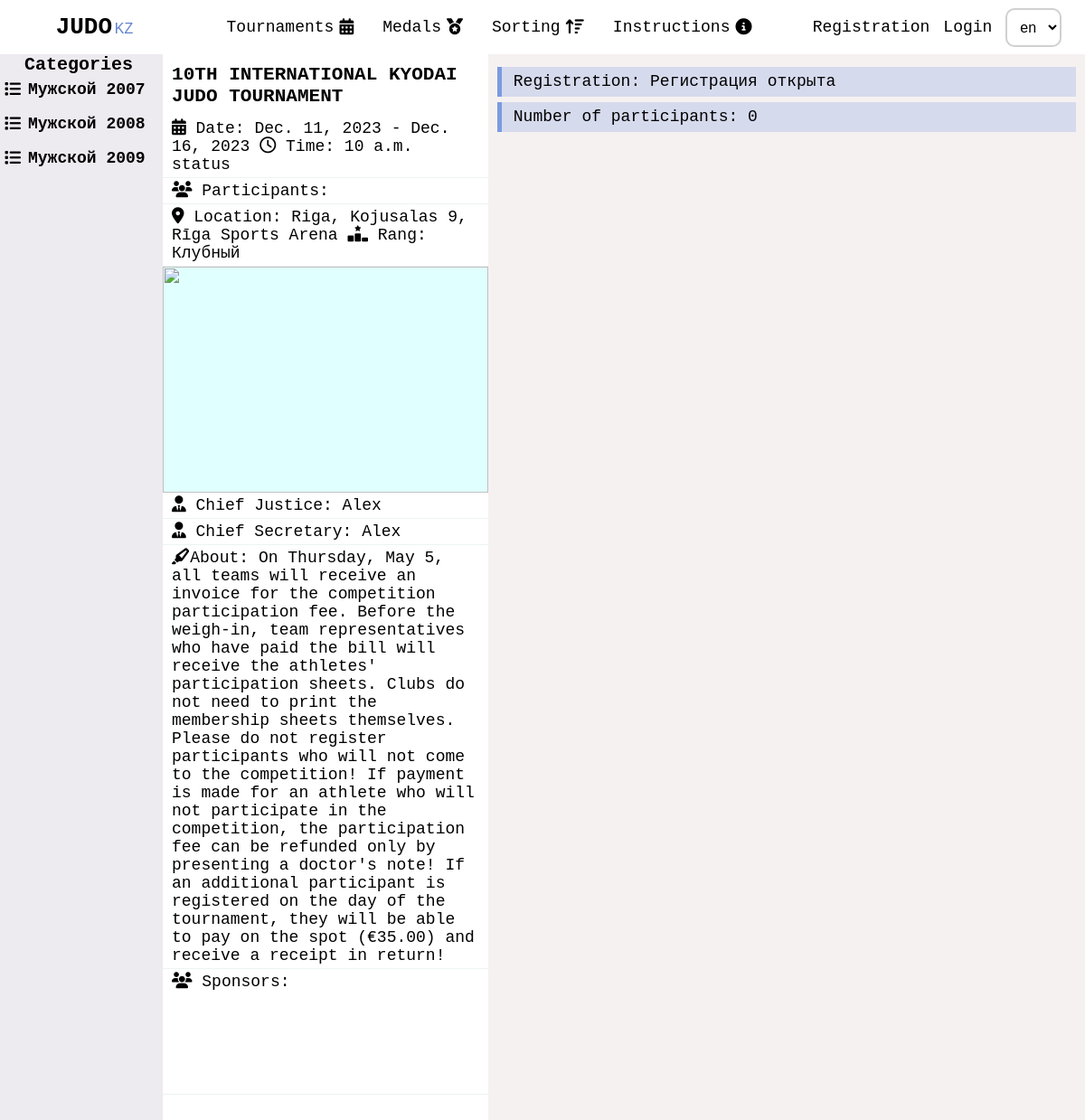
Screenshot of /en/tournaments/10th-international-kyodai-judo-tournament/ with the database file from the repository.
### base/models.py (models this page shows, shortened)
class WeightCategory(models.Model):
   GENDER = (
      ('Мужской', 'Мужской'),
      ('Женский', 'Женский')
   )
   tournament = models.ForeignKey(Tournament, on_delete=models.CASCADE, blank=True)
   weight = models.ManyToManyField(Weight, default=[])
   year = models.CharField(max_length=20)
   gender = models.CharField(max_length=20, choices=GENDER)

class Tournament(models.Model):
   RANGS = (
      ('Клубный', 'Клубный'),
      ('Городской', 'Городской'),
      ('Областной', 'Областной'),
      ('Региональный', 'Региональный'),
      ('Республиканский', 'Республиканский'),
      ('Чемпионат РК', 'Чемпионат РК'),
      ('Международный турнир', 'Международный турнир'),
   )
   CREDIT_TYPE = (
      ('личный', 'личный'),
      ('командный', 'командный')
   )
   STATUS = (
      ('Регистрация открыта', 'Регистрация открыта'),
      ('Регистрация завершенa', 'Регистрация завершенa'),
   )
   user = models.ForeignKey(User, on_delete=models.CASCADE, default=None)
   title = models.CharField(max_length=100, verbose_name='Title')
   slug = models.SlugField(max_length=100, unique=True, default='')
   logo = models.ImageField(upload_to='tournament_logo', blank=True)
   logos = models.ManyToManyField(Logos, default=[], blank=True, related_name='logos')
   about = models.TextField(max_length=1000, blank=True)
   rang = models.CharField(max_length=40,choices=RANGS, blank=True)
   place = models.CharField(max_length=100, blank=True)
   startData = models.DateField(max_length=100, blank=True)
   finishData = models.DateField(max_length=100, blank=True)
   startTime = models.TimeField(max_length=10, blank=True)
   credit = models.CharField(max_length=100, blank=True, choices=CREDIT_TYPE)
   tatamis_count = models.CharField(default=0, blank=True, max_length=2)
   participants = models.ManyToManyField(Participant, default=[], blank=True)
   sponsors = models.ManyToManyField(Sponsors, blank=True, default=[], related_name='sponsors')
   chiefJustice = models.CharField(max_length=200, blank=True)
   chiefSecretary = models.CharField(max_length=200, blank=True)
   status = models.CharField(max_length=40, choices=STATUS, default='Регистрация_открыта')
   public = models.BooleanField(default=True)
   created = models.DateTimeField(auto_now_add=True)
   updated = models.DateTimeField(auto_now=True)
   class Meta:
      ordering = ['-updated', '-created']

### base/views/tournaments.py (the view)
# urls.py: path('tournaments/<str:slug>/', tournaments.tournamet_show, name='tournamet_show' ),
def tournamet_show(request, slug):
   tournament = get_object_or_404(Tournament, slug=slug)
   person_count = 0
   context = {
      'tournament': tournament,
   }
   return render(request, 'base/tournaments/show_tournament.html', context)

### back/base/templates/base/tournaments/show_tournament.html (shortened to what this page needs)
{% include 'main.html' %}
{% load static i18n %}
{% block title %}
<link rel="stylesheet" href="{% static 'css/tournaments/tournament_show.css' %}">
{% endblock title %}
{% block content %}
<div class="tournament">
   <div class="tournament__menu">
      <a class="tournament__weight__category__link" href="{% url 'base:tournamet_show' tournament.slug %}">
         {% trans 'Categories' %}
      </a>
      {% for weight_category in tournament.weightcategory_set.all  %}
         <a class="tournament__weight__category">
            <i class="fa-solid fa-list"></i>
            <h4>{{weight_category.gender}} {{weight_category.year}}</h4>
         </a>
      {% endfor %}
   </div>
   <div class="tournament__left">
      <h3>{{ tournament.title }}</h3>
      <p>
         <i class="fa-solid fa-calendar-days"></i>
         {% trans 'Date' %}: {{tournament.startData}} - {{tournament.finishData}}
         <i class="fa-regular fa-clock"></i>
         {% trans 'Time' %}: {{tournament.startTime}}
         {% trans 'status' %}
      </p>
      <p>
         <i class="fa-solid fa-users"></i> {% trans 'Participants' %}: {{person_count }}
      </p>
      <p>
         <i class="fa-solid fa-location-dot"></i> {% trans 'Location' %}: {{tournament.place}}
         <i class="fa-solid fa-ranking-star"></i> {% trans 'Rang' %}: {{tournament.rang}}
      </p>
      <div class="slider">
         <button id="slider__left" >
         </button>
         <img src="" alt="" id="slider__gallery">
         <button id="slider__right">
         </button>
      </div>
      <p>
         <i class="fa-solid fa-user-tie"></i> {% trans 'Chief Justice' %}: {{ tournament.chiefJustice}}
      </p>
      <p>
         <i class="fa-solid fa-user-tie"></i> {% trans 'Chief Secretary' %}: {{ tournament.chiefSecretary }}
      </p>
      <p>
         <i class="fa-solid fa-highlighter"></i>{% trans 'About' %}: {{tournament.about}}
      </p>
      <p class="tournament__sponsors">
         <span>
            <i class="fa-solid fa-users"></i>
            {% trans 'Sponsors' %}: </span>
      </p>
   </div>
   <div class="tournament__right">
      <div class="tournament__right__participants">{% trans 'Registration' %}:  {{tournament.status}}</div>
      <div class="tournament__right__participants">{% trans 'Number of participants' %}:  0</div>
   </div>
</div>
{% endblock content %}

### static/css/styles.css (style rules this page uses)
* { box-sizing: border-box; padding: 0; margin: 0; text-decoration: none; outline: none; }
body { background-color: var(--white); color: var(--black); font-size: 18px; font-family: monospace; overflow-x: hidden; }
img { object-fit: cover; }
a { transition: all .3s linear; }
a { color: black }

### static/css/tournaments/tournament_show.css (style rules this page uses)
.tournament { width: 100%; display: grid; grid-template-columns: 15% 30% 55%; }
.tournament__menu { background-color: rgb(87, 127, 220, .06); min-height: 94vh; padding-bottom: 20%; width: 100%; }
.tournament__menu h4 { padding: 6px 0; }
.tournament__weight__category { display: flex; gap: 8px; align-items: center; }
.tournament__weight__category { margin-bottom: 6px; transition: all .3s linear; cursor: pointer; padding: 0 5px; }
.tournament__left { background-color: white; height: 100%; min-height: 94vh; padding-bottom: 20%; }
.tournament__left h3 { padding: 10px; }
.tournament__left p { background-color: white; padding: 4px 10px; border-bottom: 1px solid rgb(79, 138, 139, .1) ; }
.tournament__weight__category__link { font-size: 20px; padding: 10px 15%; font-weight: bold; }
.slider { display: flex; justify-content: center; align-items: center; position: relative; width: 100%; height: 250px; }
#slider__gallery { width: 100%; object-fit: cover; background-color: lightcyan; height: 100%; opacity: 1; transition: all .3s linear; }
.slider button { display: block; content: ""; position: absolute; padding: 20px; background-color: transparent; border-radius: 100%; border: none; }
#slider__left { left: -2%; }
#slider__right { right: -2%; }
.tournament__sponsors { display: flex; justify-content: start; align-items: start; width: 100%; flex-wrap: wrap; gap: 10px }
.tournament__sponsors span { width: 100%; }
.tournament__right { padding: 14px 10px; }
.tournament__right__participants { width: 100%; background-color: rgb(87, 127, 220, .2); padding: .4rem .8rem; border-left: 5px solid rgb(87, 127, 220, .7); margin-bottom: 6px; }

### static/css/variables.css (style rules this page uses)
:root { --white: #F6F1F1; --lightblue: #577fdc; --gold: #FBD46D; --black: #000000; }

### rows the page displays
WeightCategory: gender "Мужской", year "2007"
WeightCategory: gender "Мужской", year "2008"
WeightCategory: gender "Мужской", year "2009"
Tournament: title "10TH INTERNATIONAL KYODAI JUDO TOURNAMENT", startData "Dec. 11, 2023", finishData "Dec. 16, 2023", startTime "10 a.m.", place "Riga, Kojusalas 9, Rīga Sports Arena", rang "Клубный", chiefJustice "Alex", chiefSecretary "Alex", about "On Thursday, May 5, all teams will receive an invoice for the competition participation fee. Before the weigh-in, team representatives who have paid the bill will receive the athletes' participation sheets. Clubs do not need to print the membership sheets themselves. Please do not register participants who will not come to the competition! If payment is made for an athlete who will not participate in the competition, the participation fee can be refunded only by presenting a doctor's note! If an additional participant is registered on the day of the tournament, they will be able to pay on the spot (€35.00) and receive a receipt in return!", status "Регистрация открыта"

### other values shown
form field language "en"
